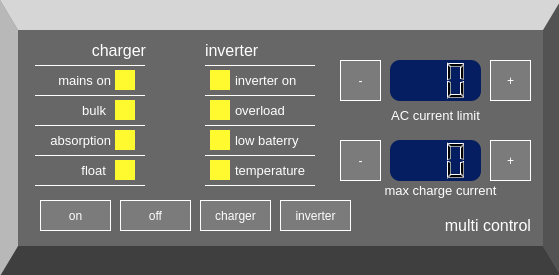
<?xml version="1.0" encoding="UTF-8"?>
<ui version="4.0">
 <class>VebusPanel</class>
 <widget class="QFrame" name="VebusPanel">
  <property name="windowModality">
   <enum>Qt::NonModal</enum>
  </property>
  <property name="geometry">
   <rect>
    <x>0</x>
    <y>0</y>
    <width>559</width>
    <height>275</height>
   </rect>
  </property>
  <property name="sizePolicy">
   <sizepolicy hsizetype="Fixed" vsizetype="Fixed">
    <horstretch>0</horstretch>
    <verstretch>0</verstretch>
   </sizepolicy>
  </property>
  <property name="maximumSize">
   <size>
    <width>559</width>
    <height>275</height>
   </size>
  </property>
  <property name="windowTitle">
   <string>multi control</string>
  </property>
  <property name="autoFillBackground">
   <bool>false</bool>
  </property>
  <property name="styleSheet">
   <string notr="true"/>
  </property>
  <property name="frameShape">
   <enum>QFrame::Panel</enum>
  </property>
  <property name="lineWidth">
   <number>0</number>
  </property>
  <widget class="QFrame" name="frame_2">
   <property name="enabled">
    <bool>true</bool>
   </property>
   <property name="geometry">
    <rect>
     <x>0</x>
     <y>0</y>
     <width>561</width>
     <height>276</height>
    </rect>
   </property>
   <property name="autoFillBackground">
    <bool>false</bool>
   </property>
   <property name="styleSheet">
    <string notr="true">background-color: rgb(103, 103, 103);
border-style: outset;
border-width: 18px;
border-top-color: rgb(143, 143, 143);
border-left-color: rgb(123, 123, 123);
border-right-color: rgb(83, 83, 83);
border-bottom-color: rgb(63, 63, 63);
border-top-width: 30px;
border-bottom-width: 30px;
</string>
   </property>
   <property name="frameShape">
    <enum>QFrame::StyledPanel</enum>
   </property>
   <property name="frameShadow">
    <enum>QFrame::Raised</enum>
   </property>
   <property name="lineWidth">
    <number>50</number>
   </property>
   <property name="midLineWidth">
    <number>50</number>
   </property>
  </widget>
  <widget class="QFrame" name="frame_3">
   <property name="enabled">
    <bool>true</bool>
   </property>
   <property name="geometry">
    <rect>
     <x>0</x>
     <y>0</y>
     <width>561</width>
     <height>266</height>
    </rect>
   </property>
   <property name="sizePolicy">
    <sizepolicy hsizetype="Maximum" vsizetype="Maximum">
     <horstretch>0</horstretch>
     <verstretch>0</verstretch>
    </sizepolicy>
   </property>
   <property name="autoFillBackground">
    <bool>false</bool>
   </property>
   <property name="styleSheet">
    <string notr="true"/>
   </property>
   <property name="frameShape">
    <enum>QFrame::NoFrame</enum>
   </property>
   <property name="frameShadow">
    <enum>QFrame::Plain</enum>
   </property>
   <property name="lineWidth">
    <number>50</number>
   </property>
   <property name="midLineWidth">
    <number>50</number>
   </property>
   <widget class="QLabel" name="label_7">
    <property name="geometry">
     <rect>
      <x>235</x>
      <y>130</y>
      <width>91</width>
      <height>21</height>
     </rect>
    </property>
    <property name="font">
     <font>
      <pointsize>10</pointsize>
     </font>
    </property>
    <property name="styleSheet">
     <string notr="true">color: rgb(255, 255, 255);</string>
    </property>
    <property name="text">
     <string>low baterry</string>
    </property>
   </widget>
   <widget class="Line" name="line_7">
    <property name="geometry">
     <rect>
      <x>35</x>
      <y>125</y>
      <width>110</width>
      <height>1</height>
     </rect>
    </property>
    <property name="styleSheet">
     <string notr="true">color: rgb(255, 255, 255);
background-color: rgb(255, 255, 255);</string>
    </property>
    <property name="frameShadow">
     <enum>QFrame::Plain</enum>
    </property>
    <property name="lineWidth">
     <number>0</number>
    </property>
    <property name="orientation">
     <enum>Qt::Horizontal</enum>
    </property>
   </widget>
   <widget class="VLed" name="widget_11" native="true">
    <property name="geometry">
     <rect>
      <x>210</x>
      <y>160</y>
      <width>20</width>
      <height>20</height>
     </rect>
    </property>
    <property name="styleSheet">
     <string notr="true">background-color: rgb(255, 249, 48);</string>
    </property>
    <property name="color" stdset="0">
     <color>
      <red>255</red>
      <green>0</green>
      <blue>0</blue>
     </color>
    </property>
    <property name="busid" stdset="0">
     <string>Leds/Temperature</string>
    </property>
   </widget>
   <widget class="Line" name="line_10">
    <property name="geometry">
     <rect>
      <x>205</x>
      <y>65</y>
      <width>110</width>
      <height>1</height>
     </rect>
    </property>
    <property name="styleSheet">
     <string notr="true">color: rgb(255, 255, 255);
background-color: rgb(255, 255, 255);</string>
    </property>
    <property name="frameShadow">
     <enum>QFrame::Plain</enum>
    </property>
    <property name="lineWidth">
     <number>0</number>
    </property>
    <property name="orientation">
     <enum>Qt::Horizontal</enum>
    </property>
   </widget>
   <widget class="QLabel" name="label_4">
    <property name="geometry">
     <rect>
      <x>410</x>
      <y>210</y>
      <width>121</width>
      <height>31</height>
     </rect>
    </property>
    <property name="font">
     <font>
      <pointsize>12</pointsize>
     </font>
    </property>
    <property name="styleSheet">
     <string notr="true">color: rgb(255, 255, 255);</string>
    </property>
    <property name="text">
     <string>multi control</string>
    </property>
    <property name="alignment">
     <set>Qt::AlignRight|Qt::AlignTrailing|Qt::AlignVCenter</set>
    </property>
   </widget>
   <widget class="QLabel" name="label_9">
    <property name="geometry">
     <rect>
      <x>45</x>
      <y>160</y>
      <width>61</width>
      <height>21</height>
     </rect>
    </property>
    <property name="font">
     <font>
      <pointsize>10</pointsize>
     </font>
    </property>
    <property name="styleSheet">
     <string notr="true">color: rgb(255, 255, 255);</string>
    </property>
    <property name="text">
     <string>float</string>
    </property>
    <property name="alignment">
     <set>Qt::AlignRight|Qt::AlignTrailing|Qt::AlignVCenter</set>
    </property>
   </widget>
   <widget class="QLabel" name="label_5">
    <property name="geometry">
     <rect>
      <x>235</x>
      <y>70</y>
      <width>91</width>
      <height>21</height>
     </rect>
    </property>
    <property name="font">
     <font>
      <pointsize>10</pointsize>
     </font>
    </property>
    <property name="styleSheet">
     <string notr="true">color: rgb(255, 255, 255);</string>
    </property>
    <property name="text">
     <string>inverter on</string>
    </property>
   </widget>
   <widget class="Line" name="line_9">
    <property name="geometry">
     <rect>
      <x>35</x>
      <y>185</y>
      <width>110</width>
      <height>1</height>
     </rect>
    </property>
    <property name="styleSheet">
     <string notr="true">color: rgb(255, 255, 255);
background-color: rgb(255, 255, 255);</string>
    </property>
    <property name="frameShadow">
     <enum>QFrame::Plain</enum>
    </property>
    <property name="lineWidth">
     <number>0</number>
    </property>
    <property name="orientation">
     <enum>Qt::Horizontal</enum>
    </property>
   </widget>
   <widget class="VLed" name="widget_7" native="true">
    <property name="geometry">
     <rect>
      <x>115</x>
      <y>70</y>
      <width>20</width>
      <height>20</height>
     </rect>
    </property>
    <property name="styleSheet">
     <string notr="true">background-color: rgb(255, 249, 48);</string>
    </property>
    <property name="color" stdset="0">
     <color>
      <red>26</red>
      <green>175</green>
      <blue>36</blue>
     </color>
    </property>
    <property name="busid" stdset="0">
     <string>Leds/Mains</string>
    </property>
   </widget>
   <widget class="VLed" name="widget_10" native="true">
    <property name="geometry">
     <rect>
      <x>210</x>
      <y>130</y>
      <width>20</width>
      <height>20</height>
     </rect>
    </property>
    <property name="styleSheet">
     <string notr="true">background-color: rgb(255, 249, 48);</string>
    </property>
    <property name="color" stdset="0">
     <color>
      <red>255</red>
      <green>0</green>
      <blue>0</blue>
     </color>
    </property>
    <property name="busid" stdset="0">
     <string>Leds/LowBattery</string>
    </property>
   </widget>
   <widget class="Line" name="line_13">
    <property name="geometry">
     <rect>
      <x>205</x>
      <y>155</y>
      <width>110</width>
      <height>1</height>
     </rect>
    </property>
    <property name="styleSheet">
     <string notr="true">color: rgb(255, 255, 255);
background-color: rgb(255, 255, 255);</string>
    </property>
    <property name="frameShadow">
     <enum>QFrame::Plain</enum>
    </property>
    <property name="lineWidth">
     <number>0</number>
    </property>
    <property name="orientation">
     <enum>Qt::Horizontal</enum>
    </property>
   </widget>
   <widget class="QLabel" name="label_6">
    <property name="geometry">
     <rect>
      <x>235</x>
      <y>100</y>
      <width>91</width>
      <height>21</height>
     </rect>
    </property>
    <property name="font">
     <font>
      <pointsize>10</pointsize>
     </font>
    </property>
    <property name="styleSheet">
     <string notr="true">color: rgb(255, 255, 255);</string>
    </property>
    <property name="text">
     <string>overload</string>
    </property>
   </widget>
   <widget class="VLed" name="widget_8" native="true">
    <property name="geometry">
     <rect>
      <x>210</x>
      <y>70</y>
      <width>20</width>
      <height>20</height>
     </rect>
    </property>
    <property name="styleSheet">
     <string notr="true">background-color: rgb(255, 249, 48);</string>
    </property>
    <property name="color" stdset="0">
     <color>
      <red>0</red>
      <green>170</green>
      <blue>0</blue>
     </color>
    </property>
    <property name="busid" stdset="0">
     <string>Leds/Inverter</string>
    </property>
   </widget>
   <widget class="Line" name="line_12">
    <property name="geometry">
     <rect>
      <x>205</x>
      <y>125</y>
      <width>110</width>
      <height>1</height>
     </rect>
    </property>
    <property name="styleSheet">
     <string notr="true">color: rgb(255, 255, 255);
background-color: rgb(255, 255, 255);</string>
    </property>
    <property name="frameShadow">
     <enum>QFrame::Plain</enum>
    </property>
    <property name="lineWidth">
     <number>0</number>
    </property>
    <property name="orientation">
     <enum>Qt::Horizontal</enum>
    </property>
   </widget>
   <widget class="QLabel" name="label_8">
    <property name="geometry">
     <rect>
      <x>235</x>
      <y>160</y>
      <width>91</width>
      <height>21</height>
     </rect>
    </property>
    <property name="font">
     <font>
      <pointsize>10</pointsize>
     </font>
    </property>
    <property name="styleSheet">
     <string notr="true">color: rgb(255, 255, 255);</string>
    </property>
    <property name="text">
     <string>temperature</string>
    </property>
   </widget>
   <widget class="QLabel" name="label">
    <property name="geometry">
     <rect>
      <x>30</x>
      <y>70</y>
      <width>81</width>
      <height>21</height>
     </rect>
    </property>
    <property name="font">
     <font>
      <pointsize>10</pointsize>
     </font>
    </property>
    <property name="layoutDirection">
     <enum>Qt::RightToLeft</enum>
    </property>
    <property name="styleSheet">
     <string notr="true">color: rgb(255, 255, 255);</string>
    </property>
    <property name="text">
     <string>mains on</string>
    </property>
    <property name="alignment">
     <set>Qt::AlignRight|Qt::AlignTrailing|Qt::AlignVCenter</set>
    </property>
   </widget>
   <widget class="Line" name="line_5">
    <property name="geometry">
     <rect>
      <x>35</x>
      <y>65</y>
      <width>110</width>
      <height>1</height>
     </rect>
    </property>
    <property name="styleSheet">
     <string notr="true">color: rgb(255, 255, 255);
background-color: rgb(255, 255, 255);</string>
    </property>
    <property name="frameShadow">
     <enum>QFrame::Plain</enum>
    </property>
    <property name="lineWidth">
     <number>0</number>
    </property>
    <property name="orientation">
     <enum>Qt::Horizontal</enum>
    </property>
   </widget>
   <widget class="VLed" name="widget_5" native="true">
    <property name="geometry">
     <rect>
      <x>115</x>
      <y>130</y>
      <width>20</width>
      <height>20</height>
     </rect>
    </property>
    <property name="styleSheet">
     <string notr="true">background-color: rgb(255, 249, 48);</string>
    </property>
    <property name="color" stdset="0">
     <color>
      <red>220</red>
      <green>198</green>
      <blue>29</blue>
     </color>
    </property>
    <property name="busid" stdset="0">
     <string>Leds/Absorption</string>
    </property>
   </widget>
   <widget class="QLabel" name="label_3">
    <property name="geometry">
     <rect>
      <x>30</x>
      <y>130</y>
      <width>81</width>
      <height>21</height>
     </rect>
    </property>
    <property name="font">
     <font>
      <pointsize>10</pointsize>
     </font>
    </property>
    <property name="styleSheet">
     <string notr="true">color: rgb(255, 255, 255);</string>
    </property>
    <property name="text">
     <string>absorption</string>
    </property>
    <property name="alignment">
     <set>Qt::AlignRight|Qt::AlignTrailing|Qt::AlignVCenter</set>
    </property>
   </widget>
   <widget class="Line" name="line_11">
    <property name="geometry">
     <rect>
      <x>205</x>
      <y>95</y>
      <width>110</width>
      <height>1</height>
     </rect>
    </property>
    <property name="styleSheet">
     <string notr="true">color: rgb(255, 255, 255);
background-color: rgb(255, 255, 255);</string>
    </property>
    <property name="frameShadow">
     <enum>QFrame::Plain</enum>
    </property>
    <property name="lineWidth">
     <number>0</number>
    </property>
    <property name="orientation">
     <enum>Qt::Horizontal</enum>
    </property>
   </widget>
   <widget class="Line" name="line_8">
    <property name="geometry">
     <rect>
      <x>35</x>
      <y>155</y>
      <width>110</width>
      <height>1</height>
     </rect>
    </property>
    <property name="styleSheet">
     <string notr="true">color: rgb(255, 255, 255);
background-color: rgb(255, 255, 255);</string>
    </property>
    <property name="frameShadow">
     <enum>QFrame::Plain</enum>
    </property>
    <property name="lineWidth">
     <number>0</number>
    </property>
    <property name="orientation">
     <enum>Qt::Horizontal</enum>
    </property>
   </widget>
   <widget class="QLabel" name="label_2">
    <property name="geometry">
     <rect>
      <x>55</x>
      <y>100</y>
      <width>51</width>
      <height>21</height>
     </rect>
    </property>
    <property name="font">
     <font>
      <pointsize>10</pointsize>
     </font>
    </property>
    <property name="styleSheet">
     <string notr="true">color: rgb(255, 255, 255);</string>
    </property>
    <property name="text">
     <string>bulk</string>
    </property>
    <property name="alignment">
     <set>Qt::AlignRight|Qt::AlignTrailing|Qt::AlignVCenter</set>
    </property>
   </widget>
   <widget class="Line" name="line_14">
    <property name="geometry">
     <rect>
      <x>205</x>
      <y>185</y>
      <width>110</width>
      <height>1</height>
     </rect>
    </property>
    <property name="styleSheet">
     <string notr="true">color: rgb(255, 255, 255);
background-color: rgb(255, 255, 255);</string>
    </property>
    <property name="frameShadow">
     <enum>QFrame::Plain</enum>
    </property>
    <property name="lineWidth">
     <number>0</number>
    </property>
    <property name="orientation">
     <enum>Qt::Horizontal</enum>
    </property>
   </widget>
   <widget class="Line" name="line_6">
    <property name="geometry">
     <rect>
      <x>35</x>
      <y>95</y>
      <width>110</width>
      <height>1</height>
     </rect>
    </property>
    <property name="styleSheet">
     <string notr="true">color: rgb(255, 255, 255);
background-color: rgb(255, 255, 255);</string>
    </property>
    <property name="frameShadow">
     <enum>QFrame::Plain</enum>
    </property>
    <property name="lineWidth">
     <number>0</number>
    </property>
    <property name="orientation">
     <enum>Qt::Horizontal</enum>
    </property>
   </widget>
   <widget class="VLed" name="widget_9" native="true">
    <property name="geometry">
     <rect>
      <x>210</x>
      <y>100</y>
      <width>20</width>
      <height>20</height>
     </rect>
    </property>
    <property name="styleSheet">
     <string notr="true">background-color: rgb(255, 249, 48);</string>
    </property>
    <property name="color" stdset="0">
     <color>
      <red>255</red>
      <green>0</green>
      <blue>0</blue>
     </color>
    </property>
    <property name="busid" stdset="0">
     <string>Leds/Overload</string>
    </property>
   </widget>
   <widget class="VLed" name="widget_6" native="true">
    <property name="geometry">
     <rect>
      <x>115</x>
      <y>100</y>
      <width>20</width>
      <height>20</height>
     </rect>
    </property>
    <property name="styleSheet">
     <string notr="true">background-color: rgb(255, 249, 48);</string>
    </property>
    <property name="color" stdset="0">
     <color>
      <red>220</red>
      <green>198</green>
      <blue>29</blue>
     </color>
    </property>
    <property name="busid" stdset="0">
     <string>Leds/Bulk</string>
    </property>
   </widget>
   <widget class="VLed" name="widget_4" native="true">
    <property name="geometry">
     <rect>
      <x>115</x>
      <y>160</y>
      <width>20</width>
      <height>20</height>
     </rect>
    </property>
    <property name="styleSheet">
     <string notr="true">background-color: rgb(255, 249, 48);</string>
    </property>
    <property name="color" stdset="0">
     <color>
      <red>220</red>
      <green>198</green>
      <blue>29</blue>
     </color>
    </property>
    <property name="busid" stdset="0">
     <string>Leds/Float</string>
    </property>
   </widget>
   <widget class="QLabel" name="label_10">
    <property name="geometry">
     <rect>
      <x>65</x>
      <y>40</y>
      <width>81</width>
      <height>21</height>
     </rect>
    </property>
    <property name="font">
     <font>
      <pointsize>12</pointsize>
      <weight>50</weight>
      <bold>false</bold>
     </font>
    </property>
    <property name="styleSheet">
     <string notr="true">color: rgb(255, 255, 255);</string>
    </property>
    <property name="text">
     <string>charger</string>
    </property>
    <property name="alignment">
     <set>Qt::AlignRight|Qt::AlignTrailing|Qt::AlignVCenter</set>
    </property>
   </widget>
   <widget class="QLCDNumber" name="lcdNumber">
    <property name="enabled">
     <bool>true</bool>
    </property>
    <property name="geometry">
     <rect>
      <x>390</x>
      <y>60</y>
      <width>91</width>
      <height>41</height>
     </rect>
    </property>
    <property name="styleSheet">
     <string notr="true">background-color: rgb(5, 29, 97);
border-radius: 10px;</string>
    </property>
    <property name="numDigits">
     <number>3</number>
    </property>
    <property name="digitCount">
     <number>3</number>
    </property>
    <property name="segmentStyle">
     <enum>QLCDNumber::Filled</enum>
    </property>
   </widget>
   <widget class="QLabel" name="label_11">
    <property name="geometry">
     <rect>
      <x>205</x>
      <y>40</y>
      <width>71</width>
      <height>21</height>
     </rect>
    </property>
    <property name="font">
     <font>
      <pointsize>12</pointsize>
     </font>
    </property>
    <property name="styleSheet">
     <string notr="true">color: rgb(255, 255, 255);</string>
    </property>
    <property name="text">
     <string>inverter</string>
    </property>
   </widget>
   <widget class="QLabel" name="label_12">
    <property name="geometry">
     <rect>
      <x>380</x>
      <y>105</y>
      <width>111</width>
      <height>21</height>
     </rect>
    </property>
    <property name="font">
     <font>
      <pointsize>10</pointsize>
     </font>
    </property>
    <property name="styleSheet">
     <string notr="true">color: rgb(255, 255, 255);</string>
    </property>
    <property name="text">
     <string>AC current limit</string>
    </property>
    <property name="alignment">
     <set>Qt::AlignCenter</set>
    </property>
   </widget>
   <widget class="QPushButton" name="pushButtonOff">
    <property name="geometry">
     <rect>
      <x>120</x>
      <y>200</y>
      <width>71</width>
      <height>31</height>
     </rect>
    </property>
    <property name="styleSheet">
     <string notr="true">background-color: rgb(123, 123, 123);
border-style: outset;
border-width: 1px;
border-color: rgb(255, 255, 255);
color: rgb(255, 255, 255);</string>
    </property>
    <property name="text">
     <string>off</string>
    </property>
   </widget>
   <widget class="QPushButton" name="pushButtonOn">
    <property name="geometry">
     <rect>
      <x>40</x>
      <y>200</y>
      <width>71</width>
      <height>31</height>
     </rect>
    </property>
    <property name="autoFillBackground">
     <bool>false</bool>
    </property>
    <property name="styleSheet">
     <string notr="true">background-color: rgb(123, 123, 123);
border-style: outset;
border-width: 1px;
border-color: rgb(255, 255, 255);
color: rgb(255, 255, 255);</string>
    </property>
    <property name="text">
     <string>on</string>
    </property>
    <property name="flat">
     <bool>false</bool>
    </property>
   </widget>
   <widget class="QPushButton" name="pushButtonChargerOnly">
    <property name="geometry">
     <rect>
      <x>200</x>
      <y>200</y>
      <width>71</width>
      <height>31</height>
     </rect>
    </property>
    <property name="styleSheet">
     <string notr="true">background-color: rgb(123, 123, 123);
border-style: outset;
border-width: 1px;
border-color: rgb(255, 255, 255);
color: rgb(255, 255, 255);</string>
    </property>
    <property name="text">
     <string>charger</string>
    </property>
   </widget>
   <widget class="QPushButton" name="pushButtonAcHigher">
    <property name="geometry">
     <rect>
      <x>490</x>
      <y>60</y>
      <width>41</width>
      <height>41</height>
     </rect>
    </property>
    <property name="styleSheet">
     <string notr="true">background-color: rgb(123, 123, 123);
border-style: outset;
border-width: 1px;
border-color: rgb(255, 255, 255);
color: rgb(255, 255, 255);</string>
    </property>
    <property name="text">
     <string>+</string>
    </property>
   </widget>
   <widget class="QPushButton" name="pushButtonAcLower">
    <property name="geometry">
     <rect>
      <x>340</x>
      <y>60</y>
      <width>41</width>
      <height>41</height>
     </rect>
    </property>
    <property name="autoFillBackground">
     <bool>false</bool>
    </property>
    <property name="styleSheet">
     <string notr="true">background-color: rgb(123, 123, 123);
border-style: outset;
border-width: 1px;
border-color: rgb(255, 255, 255);
color: rgb(255, 255, 255);</string>
    </property>
    <property name="text">
     <string>-</string>
    </property>
    <property name="checkable">
     <bool>true</bool>
    </property>
    <property name="checked">
     <bool>false</bool>
    </property>
   </widget>
   <widget class="QLCDNumber" name="lcdNumberChargeCurrent">
    <property name="enabled">
     <bool>true</bool>
    </property>
    <property name="geometry">
     <rect>
      <x>390</x>
      <y>140</y>
      <width>91</width>
      <height>41</height>
     </rect>
    </property>
    <property name="styleSheet">
     <string notr="true">background-color: rgb(5, 29, 97);
border-radius: 10px;</string>
    </property>
    <property name="numDigits">
     <number>3</number>
    </property>
    <property name="digitCount">
     <number>3</number>
    </property>
    <property name="segmentStyle">
     <enum>QLCDNumber::Filled</enum>
    </property>
   </widget>
   <widget class="QPushButton" name="pushButtonMaxCurrentHigher">
    <property name="geometry">
     <rect>
      <x>490</x>
      <y>140</y>
      <width>41</width>
      <height>41</height>
     </rect>
    </property>
    <property name="styleSheet">
     <string notr="true">background-color: rgb(123, 123, 123);
border-style: outset;
border-width: 1px;
border-color: rgb(255, 255, 255);
color: rgb(255, 255, 255);</string>
    </property>
    <property name="text">
     <string>+</string>
    </property>
   </widget>
   <widget class="QPushButton" name="pushButtonMaxCurrentLower">
    <property name="geometry">
     <rect>
      <x>340</x>
      <y>140</y>
      <width>41</width>
      <height>41</height>
     </rect>
    </property>
    <property name="styleSheet">
     <string notr="true">background-color: rgb(123, 123, 123);
border-style: outset;
border-width: 1px;
border-color: rgb(255, 255, 255);
color: rgb(255, 255, 255);</string>
    </property>
    <property name="text">
     <string>-</string>
    </property>
   </widget>
   <widget class="QLabel" name="label_13">
    <property name="geometry">
     <rect>
      <x>370</x>
      <y>180</y>
      <width>141</width>
      <height>21</height>
     </rect>
    </property>
    <property name="font">
     <font>
      <pointsize>10</pointsize>
     </font>
    </property>
    <property name="styleSheet">
     <string notr="true">color: rgb(255, 255, 255);</string>
    </property>
    <property name="text">
     <string>max charge current</string>
    </property>
    <property name="alignment">
     <set>Qt::AlignCenter</set>
    </property>
   </widget>
   <widget class="QPushButton" name="pushButtonInverterOnly">
    <property name="geometry">
     <rect>
      <x>280</x>
      <y>200</y>
      <width>71</width>
      <height>31</height>
     </rect>
    </property>
    <property name="styleSheet">
     <string notr="true">background-color: rgb(123, 123, 123);
border-style: outset;
border-width: 1px;
border-color: rgb(255, 255, 255);
color: rgb(255, 255, 255);</string>
    </property>
    <property name="text">
     <string>inverter</string>
    </property>
   </widget>
  </widget>
 </widget>
 <customwidgets>
  <customwidget>
   <class>VLed</class>
   <extends>QWidget</extends>
   <header>vled.h</header>
   <container>1</container>
  </customwidget>
 </customwidgets>
 <resources/>
 <connections/>
</ui>
